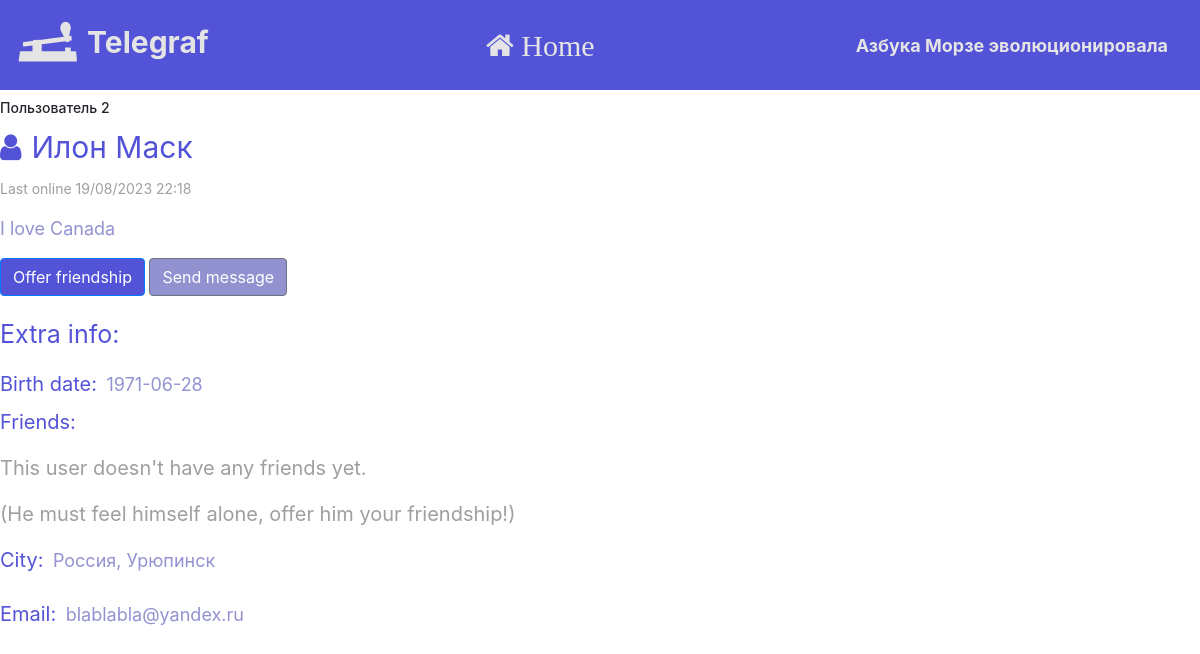
The app's page /profile/2 (signed in), older data.
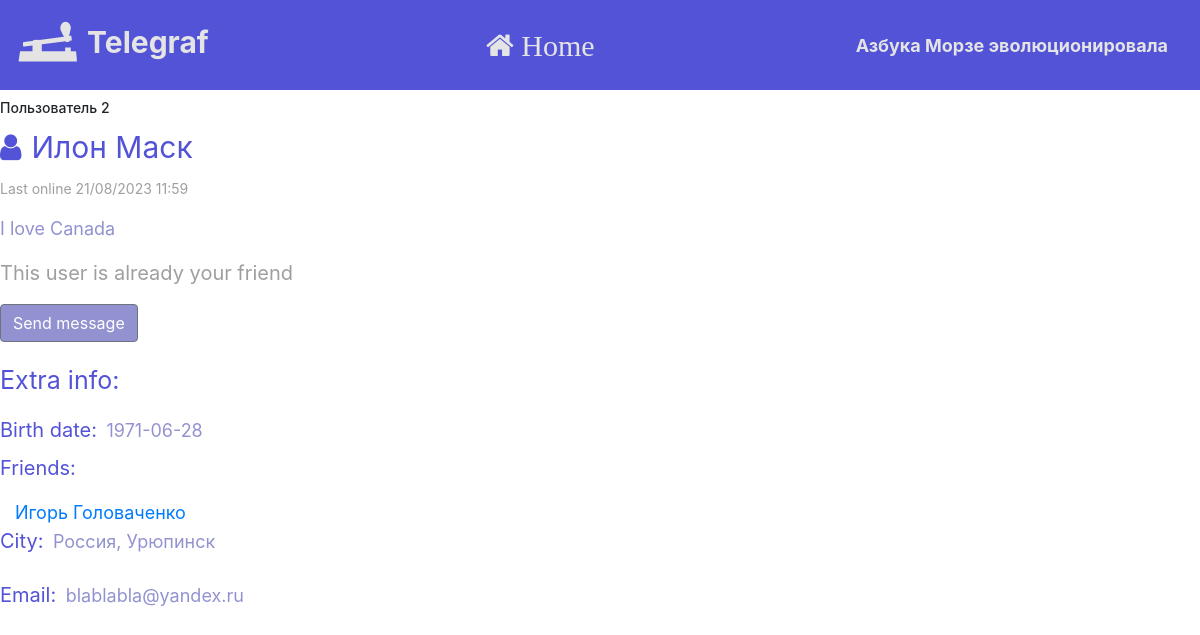
The same page, newer data.
### data/users.py (models this page shows, shortened)
class User(SqlAlchemyBase, UserMixin, SerializerMixin):
    __tablename__ = 'users'
    id = sqlalchemy.Column(sqlalchemy.Integer,
                           primary_key=True, autoincrement=True)
    username = sqlalchemy.Column(sqlalchemy.String)
    bdate = sqlalchemy.Column(sqlalchemy.Date)
    descript = sqlalchemy.Column(sqlalchemy.String)
    friends = sqlalchemy.Column(sqlalchemy.String, default='')
    city = sqlalchemy.Column(sqlalchemy.String)
    email = sqlalchemy.Column(sqlalchemy.String, unique=True)
    last_online = sqlalchemy.Column(sqlalchemy.DateTime,
                                    default=datetime.datetime.now())
    free_chat = sqlalchemy.Column(sqlalchemy.Boolean)
    hashed_password = sqlalchemy.Column(sqlalchemy.String, nullable=True)

### server.py (the view, shortened to what this page needs)
@app.route('/profile/<int:id>', methods=['GET', 'POST'])
def profile(id):
    if not current_user.is_authenticated:
        return redirect('/login')
    agent = request.headers.get('User-Agent')
    is_mobile = ('iphone' or 'android' or 'blackberry') in agent.lower()
    db_sess = db_session.create_session()
    current_user.last_online = datetime.datetime.now()
    db_sess.merge(current_user)
    db_sess.commit()
    user = db_sess.query(User).filter(User.id == id).first()
    if user is None:
        return "Пользователя с таким id пока не существует"
    friends = []
    ids = user.friends.split(', ')
    if '' in ids:
        ids.remove('')
    for friend_id in map(int, ids):
        friend = db_sess.query(User).filter(User.id == friend_id).first()
        if friend is not None:
            friends.append(friend)
    our_request = db_sess.query(FriendshipRequest).filter(FriendshipRequest.from_id == current_user.id,
                                                          FriendshipRequest.to_id == id).first()
    his_request = db_sess.query(FriendshipRequest).filter(FriendshipRequest.to_id == current_user.id,
                                                          FriendshipRequest.from_id == id).first()
    return render_template('profile.html', is_mobile=is_mobile, title=f'Пользователь {id}', user=user, friends=friends, is_our_request=our_request is not None, is_his_request=his_request is not None, request=his_request);

### data/db_session.py (called while the page is built)
def create_session() -> Session:
    global __factory
    return __factory()

### server.py (called while the page is built)
@login_manager.user_loader
def load_user(user_id):
    db_sess = db_session.create_session()
    return db_sess.query(User).get(user_id)

### templates/profile.html (shortened to what this page needs)
{% extends "base.html" %}
{% block content %}
<form action="" method="post">
    <h1 style="font-size: 14px; margin-top: 10px;">{{title}}</h1>
    <label style="font-size: 30px; color: #5353d7"><span class="fa fa-user" style="margin-right: 10px"></span>{{ user.username }}</label>
    <p style="font-size: 14px; color: #9f9f9f">Last online {{user.last_online.strftime('%d/%m/%Y %H:%M')}}</p>
    <p style="font-size: 18px; color: #9292d1">{{ user.descript }}</p>
    {% if current_user.is_authenticated and user != current_user %}
    <div>
        {% if current_user not in friends and not is_his_request and not is_our_request %}
        <a href="/friendship_request/{{user.id}}" class="btn btn-primary" style="background-color: #5353d7">Offer friendship</a>
        {% elif is_our_request %}
        <p style="font-size: 20px; color: #9f9f9f">You already have sent a friendship request. Wait for answer</p>
        {% else %}
        <p style="font-size: 20px; color: #9f9f9f">This user is already your friend</p>
        {% endif %}
        {% if current_user in friends or user.free_chat %}
        <a href="/chat/{{user.id}}" class="btn btn-secondary" style="background-color: #9292d1">Send message</a>
        {% endif %}
    </div>
    {% endif %}
    <p style="font-size: 25px; color: #5353d7; margin-top: 20px">Extra info:</p>
    <label style="font-size: 20px; color: #5353d7">Birth date:</label>
    <label style="font-size: 18px; color: #9292d1; margin-left: 5px;">{{ user.bdate }}</label>
    <p style="font-size: 20px; color: #5353d7">Friends:</p>
    {% for friend in friends %}
    <div>
        <a href="/profile/{{friend.id}}" style="font-size: 18px; margin-left: 15px;">{{friend.username}}</a>
    </div>
    {% endfor %}
    {% if friends == [] %}
    {% if user == current_user %}
    <p style="font-size: 20px; color: #9f9f9f">You don't have any friends yet.</p>
    {% else %}
    <p style="font-size: 20px; color: #9f9f9f">This user doesn't have any friends yet.</p>
    <p style="font-size: 20px; color: #9f9f9f">(He must feel himself alone, offer him your friendship!)</p>
    {% endif %}
    {% endif %}
    <label style="font-size: 20px; color: #5353d7">City:</label>
    <label style="font-size: 18px; color: #9292d1; margin-left: 5px;">{{ user.city }}</label>
    <label style="font-size: 20px; color: #5353d7">Email:</label>
    <label style="font-size: 18px; color: #9292d1; margin-left: 5px;">{{ user.email }}</label>
</form>
{% endblock %}

Row changes from the older to the newer data that the page shows:
changed User "Илон Маск": last_online "19/08/2023 22:18" → "21/08/2023 11:59"
now on this page (row edited): User: username "Игорь Головаченко"
Text that changed along with them:
text no longer shown: "Offer friendship This user doesn't have any friends yet. (He must feel himself alone, offer him your friendship!)"
text now shown: "This user is already your friend"
